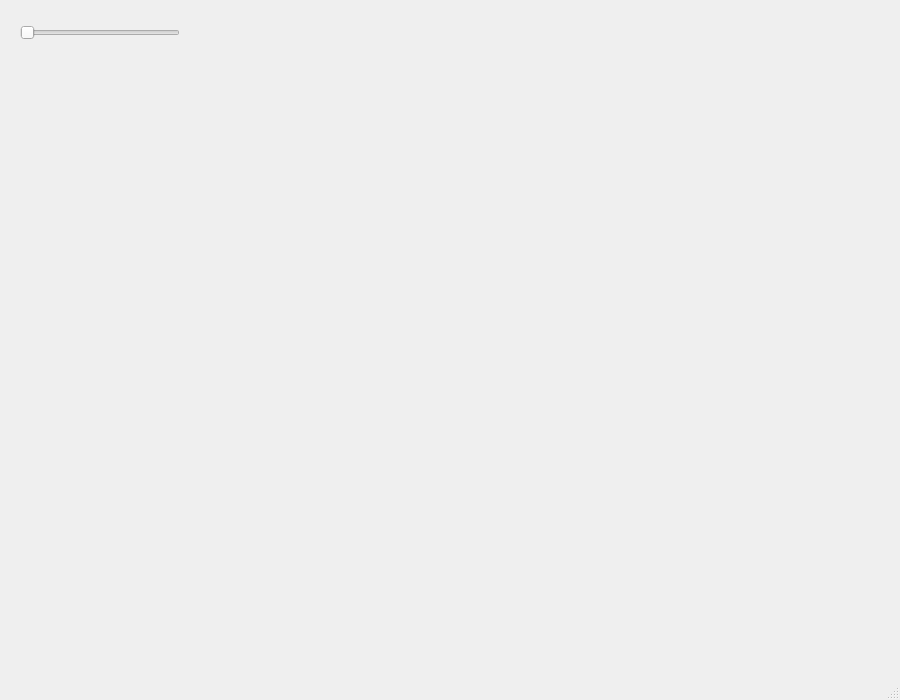
<?xml version="1.0" encoding="UTF-8"?>
<ui version="4.0">
 <class>MainWindow</class>
 <widget class="QMainWindow" name="MainWindow">
  <property name="geometry">
   <rect>
    <x>0</x>
    <y>0</y>
    <width>900</width>
    <height>700</height>
   </rect>
  </property>
  <property name="windowTitle">
   <string>MainWindow</string>
  </property>
  <widget class="QWidget" name="centralwidget">
   <widget class="QLabel" name="labelStep">
    <property name="geometry">
     <rect>
      <x>350</x>
      <y>60</y>
      <width>58</width>
      <height>16</height>
     </rect>
    </property>
    <property name="text">
     <string/>
    </property>
   </widget>
   <widget class="QLabel" name="labelName">
    <property name="geometry">
     <rect>
      <x>450</x>
      <y>30</y>
      <width>250</width>
      <height>16</height>
     </rect>
    </property>
    <property name="text">
     <string/>
    </property>
   </widget>
   <widget class="QLabel" name="canvasLabel">
    <property name="geometry">
     <rect>
      <x>20</x>
      <y>100</y>
      <width>700</width>
      <height>500</height>
     </rect>
    </property>
    <property name="text">
     <string/>
    </property>
   </widget>
   <widget class="QSlider" name="sliderStep">
    <property name="geometry">
     <rect>
      <x>20</x>
      <y>20</y>
      <width>160</width>
      <height>25</height>
     </rect>
    </property>
    <property name="maximum">
     <number>5</number>
    </property>
    <property name="orientation">
     <enum>Qt::Orientation::Horizontal</enum>
    </property>
   </widget>
  </widget>
  <widget class="QMenuBar" name="menubar">
   <property name="geometry">
    <rect>
     <x>0</x>
     <y>0</y>
     <width>900</width>
     <height>36</height>
    </rect>
   </property>
  </widget>
  <widget class="QStatusBar" name="statusbar"/>
 </widget>
 <resources/>
 <connections/>
</ui>
